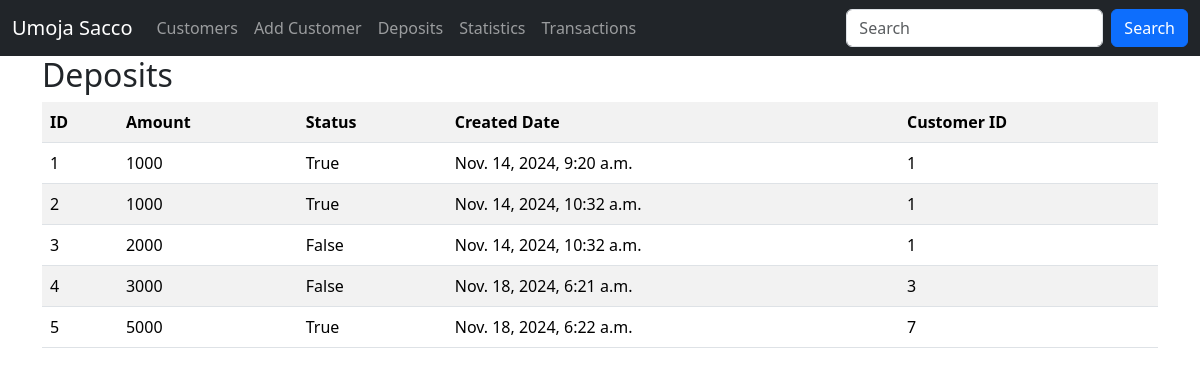
The page /deposits (signed in) on the database as committed earlier.
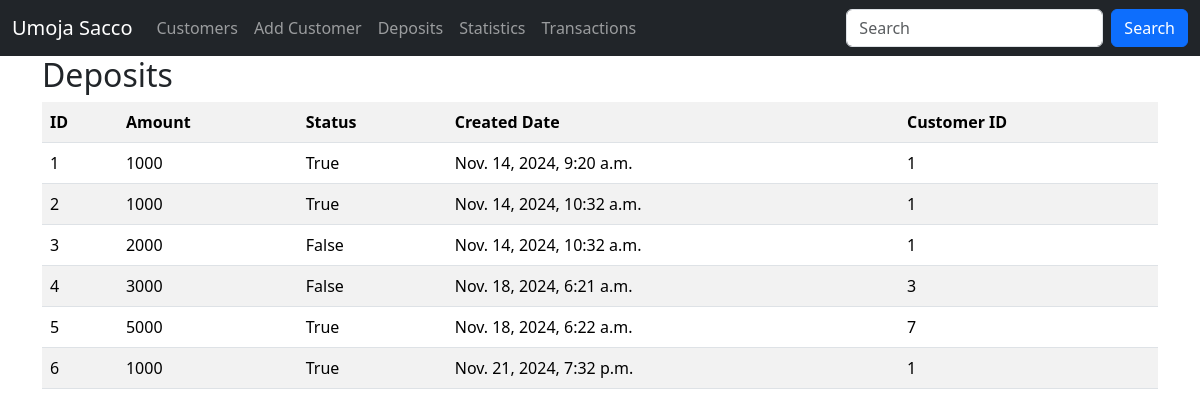
The same page on the database as committed later.
### sacco/models.py (models this page shows, shortened)
class Deposit(models.Model):
    amount = models.IntegerField()
    status = models.BooleanField(default=False)
    customer = models.ForeignKey(Customer, on_delete=models.CASCADE)
    created_at = models.DateTimeField(auto_now_add=True)
    updated_at = models.DateTimeField(auto_now=True)
    class Meta:
        db_table = 'deposits'

### sacco/views.py (the view)
# urls.py: path('deposits', views.deposits, name='deposits'),
@login_required
def deposits(request):
    data = Deposit.objects.all()
    return render(request, "deposits.html", {"deposits": data})

### templates/deposits.html (shortened to what this page needs)
{% extends 'master.html' %}
{% block content %}
    <div class="container">
        <h2>Deposits</h2>
        <table class="table table-striped">
            <tr>
                <th>ID</th>
                <th>Amount</th>
                <th>Status</th>
                <th>Created Date</th>
                <th>Customer ID</th>
            </tr>
            {% for deposit in deposits  %}
            	<tr>
                    <td>{{deposit.id}}</td>
                    <td>{{deposit.amount}}</td>
                    <td>{{deposit.status}}</td>
                    <td>{{deposit.created_at}}</td>
                    <td>{{deposit.customer_id}}</td>
                </tr>
            {% empty %}
            	<p>No Deposits in the Sacco</p>
            {% endfor %}
        </table>
    </div>
{% endblock %}

Rows that differ between the two databases and show on the page:
added Deposit: id "6", amount "1000", status "True", created_at "Nov. 21, 2024, 7:32 p.m.", customer_id "1"
